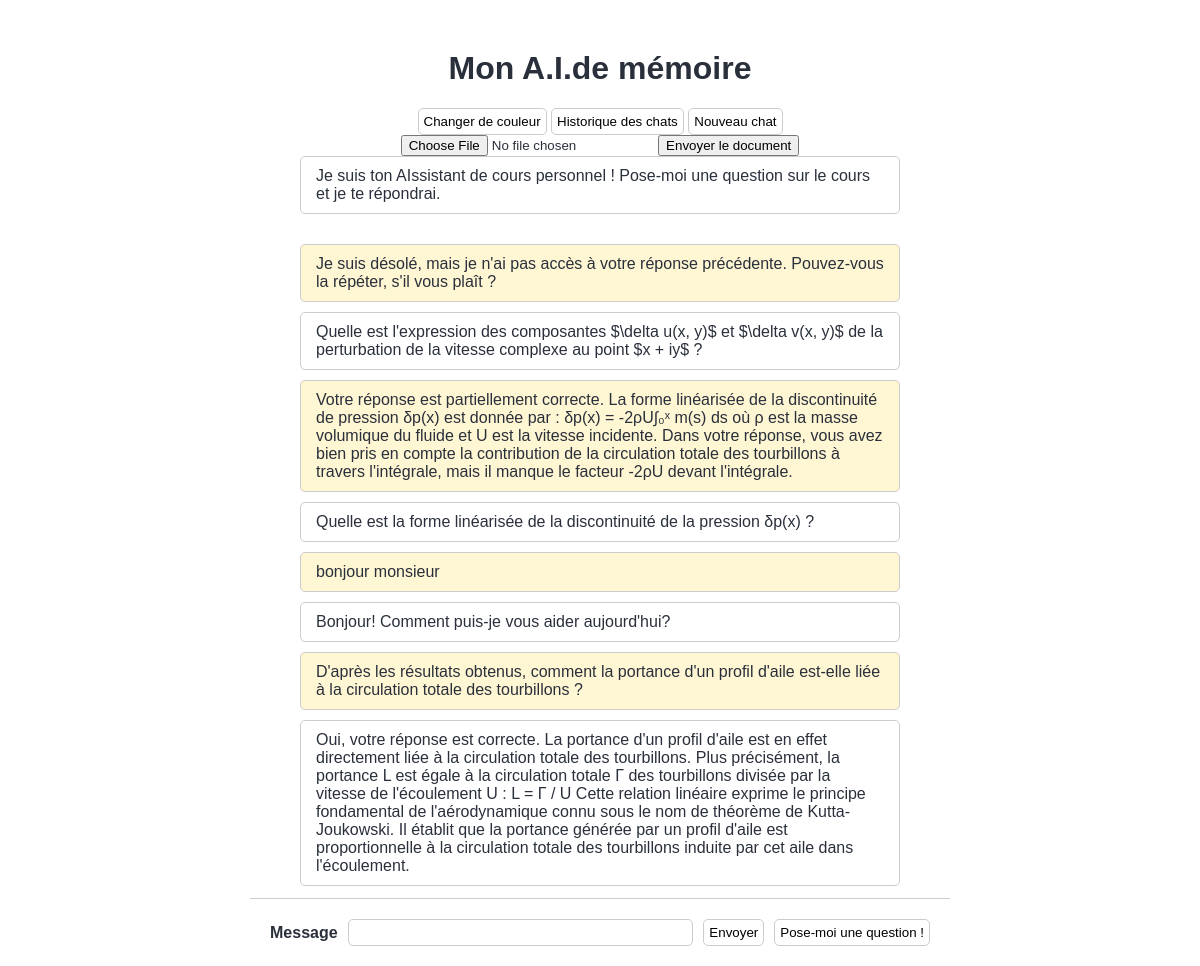
The page /chat-history on the database as committed earlier.
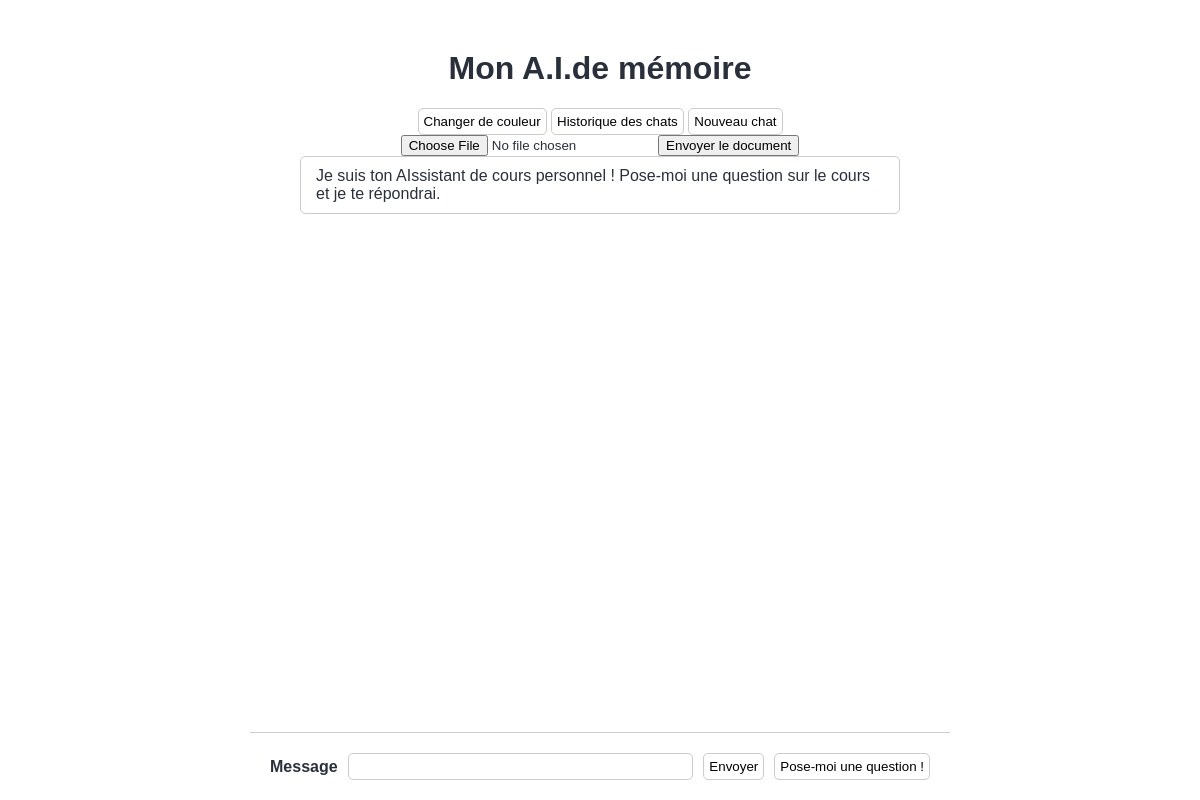
The same page on the database as committed later.
### main.py (models this page shows)
class ChatExchange(db.Model):
    id = db.Column(db.Integer, primary_key=True)
    user_message = db.Column(db.String(255))
    assistant_response = db.Column(db.String(255))

### main.py (the view)
@app.route("/chat-history")  # Route pour afficher l'historique des échanges
def show_chat_history():
    chat_history = ChatExchange.query.all()
    return render_template("index.html", chat_history=chat_history)

### templates/index.html (shortened to what this page needs)
<!DOCTYPE html>
<html lang="fr">
<head>
  <link rel="stylesheet" href="{{ url_for('static', filename='style.css') }}" />
</head>
<body id="body">
  <main class="main-container">
    <header class="header">
      <h1 class="header-title">Mon A.I.de mémoire</h1>
      <button type="button" class="button" id="darkmode-button">Changer de couleur</button>
      <button type="button" class="button" id="history-button">Historique des chats</button>
      <button type="button" class="button" id="chat-button">Nouveau chat</button>
      <form id="form">
        <input type="file" name="background" />
        <button type="submit">Envoyer le document</button>
      </form>
    </header>
    <section id="messages-container" class="messages-container">
      <div class="message message-ai">
        Je suis ton AIssistant de cours personnel ! Pose-moi une question sur
        le cours et je te répondrai.
      </div>
    </section>
    <form id="prompt-form" class="prompt-container">
      <label for="prompt" class="prompt-label">Message</label>
      <input type="text" id="prompt" name="prompt" class="prompt-input" autocomplete="off" />
      <button type="submit" class="button" id="submit-button">Envoyer</button>
      <button type="button" class="button" id="question-button">
        Pose-moi une question !
      </button>
    </form>
    <section id="chat-history" class="messages-container">
      {% for exchange in chat_history %}
      <div class="message message-human">{{ exchange.user_message }}</div>
      <div class="message message-ai">{{ exchange.assistant_response }}</div>
      {% endfor %}
    </section>
  </main>
</body>
</html>

### static/style.css (style rules this page uses)
:root { --body-background-color: #ffffff; --main-background-color: #ffffff; --main-color: #2a303b; --max-body-width: 700px; --border-color: #cccccc; --secondary-color: #fff6d3; --loader-bullet-size: 6px; }
* { box-sizing: border-box; }
body { background-color: var(--body-background-color); padding: 0; margin: 0; font-family: sans-serif; }
.main-container { max-width: var(--max-body-width); min-height: 100vh; background-color: var(--main-background-color); color: var(--main-color); padding: 50px; margin: 0 auto; }
.header { text-align: center; }
.header-title { margin-top: 0; }
.messages-container { display: flex; flex-direction: column; gap: 10px; margin-bottom: 30px; }
.message { border: 1px solid var(--border-color); border-radius: 5px; padding: 10px 15px; }
.prompt-container { position: fixed; bottom: 0px; left: 50%; transform: translateX(-50%); width: var(--max-body-width); display: flex; align-items: center; gap: 10px; background-color: var(--main-background-color); padding: 20px; border-top: 1px solid var(--border-color); }
.prompt-label { font-weight: bold; }
.prompt-input { flex-grow: 1; border: 1px solid var(--border-color); border-radius: 5px; padding: 5px; }
.button { border: 1px solid var(--border-color); padding: 5px; border-radius: 5px; background-color: var(--main-background-color); }

Rows that differ between the two databases and show on the page:
removed ChatExchange: user_message "Je suis désolé, mais je n'ai pas accès à votre réponse précédente. Pouvez-vous la répéter, s'il vous plaît ?", assistant_response "Quelle est l'expression des composantes $\\delta u(x, y)$ et $\\delta v(x, y)$ de la perturbation de la vitesse complexe au point $x + iy$ ?"
removed ChatExchange: user_message "Votre réponse est partiellement correcte. La forme linéarisée de la discontinuité de pression δp(x) est donnée par : δp(x) = -2ρU∫₀ˣ m(s) ds où ρ est la masse volumique du fluide et U est la vitesse incidente. Dans votre réponse, vous avez bien pris en compte la contribution de la circulation totale des tourbillons à travers l'intégrale, mais il manque le facteur -2ρU devant l'intégrale.", assistant_response "Quelle est la forme linéarisée de la discontinuité de la pression δp(x) ?"
removed ChatExchange: user_message "bonjour monsieur", assistant_response "Bonjour! Comment puis-je vous aider aujourd'hui?"
removed ChatExchange: user_message "D'après les résultats obtenus, comment la portance d'un profil d'aile est-elle liée à la circulation totale des tourbillons ?", assistant_response "Oui, votre réponse est correcte. La portance d'un profil d'aile est en effet directement liée à la circulation totale des tourbillons. Plus précisément, la portance L est égale à la circulation totale Γ des tourbillons divisée par la vitesse de l'écoulement U : L = Γ / U Cette relation linéaire exprime le principe fondamental de l'aérodynamique connu sous le nom de théorème de Kutta-Joukowski. Il établit que la portance générée par un profil d'aile est proportionnelle à la circulation totale des tourbillons induite par cet aile dans l'écoulement."
